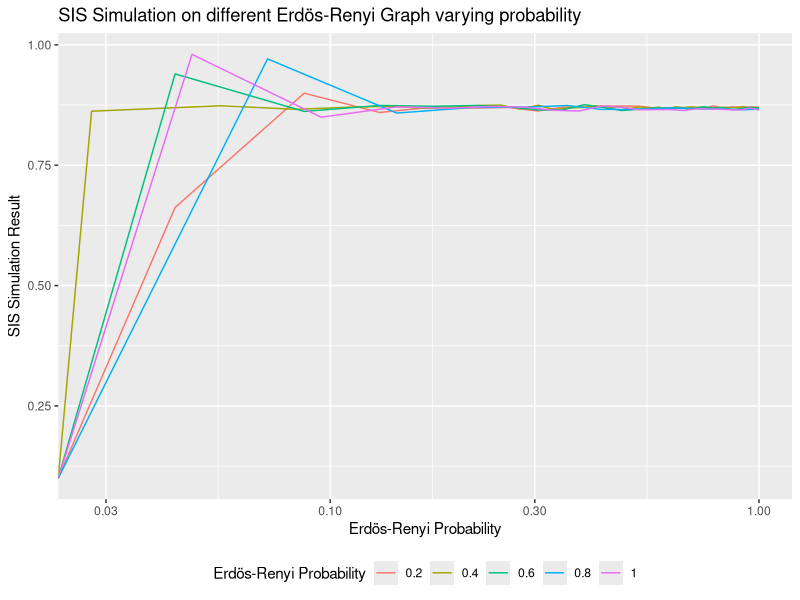
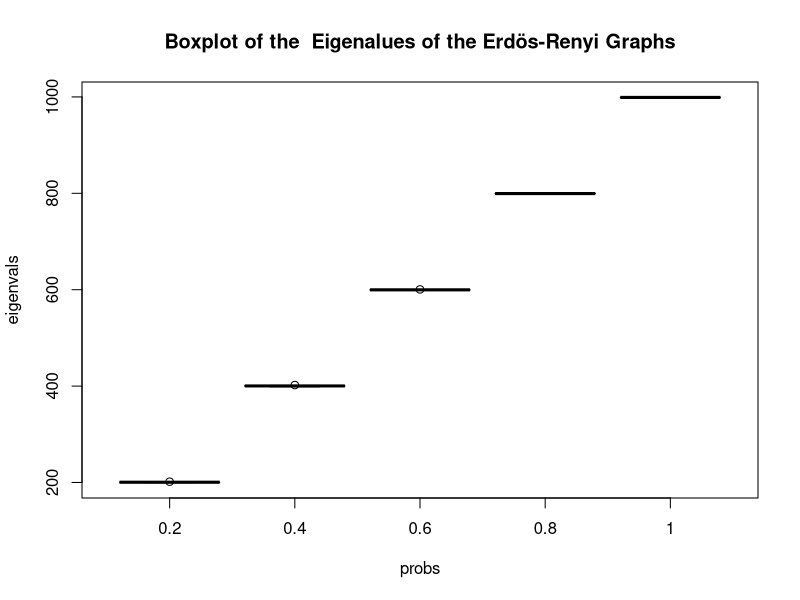

Write R code to recreate these figures, in order. (Note: a time limit stopped this script after it produced the figures.)
library(igraph)
library(xtable)
library(ggplot2)

simulate <- function(G, gamma, beta, p0) {
  curr <- rep(0., vcount(G))
  curr[sample(1:vcount(G), p0)] <- 1.
  prev <- rep(0, vcount(G))
  
  evolution <- c(sum(curr)/vcount(G))
  t <- 0
  
  prevNorm <- Inf
  while(t < 10 || abs(prevNorm - sqrt(sum((curr-prev)**2))) > 1e-1) {
    prevNorm <- sqrt(sum((curr-prev)**2))
    prev <- curr
    curr <- rep(0., vcount(G))
    
    for(node in 1:vcount(G)) {
      if(prev[node] == 1) {
        curr[node] = runif(1) > gamma
      } else {
        K <- 0
        for(neighbor in neighbors(G, node)) {
          if(prev[neighbor] == 1) {
            K <- K + 1
          }
        }
        curr[node] = runif(1) >  (1-beta)**K
      }
    }
    
    t <- t + 1
    evolution <- append(evolution, sum(curr)/vcount(G))
  }
  
  evolution
}

repetition <- function(num_rep, G, gamma, beta, p0) {
  sum_evols <- c(0,0)
  for(rep in 1:num_rep) {
    evol <- simulate(G, gamma, beta, p0)
    
    if(length(sum_evols) < length(evol)) {
      sum_evols <- append(sum_evols, rep(sum_evols[length(sum_evols)], length(evol)-length(sum_evols)))    
    } else if(length(sum_evols) > length(evol)) {
      evol <- append(evol, rep(evol[length(evol)], length(sum_evols)-length(evol)))  
    }
    
    sum_evols <- sum_evols + evol
  }
  
  sum_evols/num_rep
}


plot_erdos_renyi_eigen <- function(N,step,num_rep)  {
  probs  <- rep(seq(step,1,step), num_rep)
  eigenvals <- rep(0,length(probs))
  c <- 0
  for(p in probs) {
    c <- c + 1
    G <- erdos.renyi.game(N, p)
    eigenvals[c] <-max(eigen(as_adj(G))$values)
  }
  
  data <- data.frame(probs, eigenvals)
  boxplot(eigenvals ~ probs)
  title("Boxplot of the  Eigenalues of the Erdös-Renyi Graphs")
  data
}
"
plot_erdos_renyi <- function(N,step,num_rep, gamma) {
  plot.new()
  axis(1)
  axis(2)
  c <- 0
  for(p in seq(step,1,step)) {
    c <- c + 1
    G <- erdos.renyi.game(N, p)
    max_eigenvalue <- max(eigen(as_adj(G))$values)
    beta = gamma / max_eigenvalue + 0.05
    res <- repetition(num_rep, G, gamma, beta, 100)
    lines(seq(0,1,1/(length(res)-1)),res, col=c)
  }
  title('SIS Simulation on different Erdös-Renyi Graph varying probability')
  legend('bottomright',legend=seq(step,1,step),col=1:c, lty=1)
}
"
plot_erdos_renyi <- function(N, step, num_rep, gamma) {
  data <- data.frame()
  
  for (p in seq(step, 1, step)) {
    G <- erdos.renyi.game(N, p)
    max_eigenvalue <- max(eigen(as_adj(G))$values)
    beta <- gamma / max_eigenvalue + 0.05
    res <- repetition(num_rep, G, gamma, beta, 100)
    data <- rbind(data, data.frame(prob = p, x = seq(0, 1, 1 / (length(res) - 1)), y = res))
  }
  
  ggplot(data, aes(x = x, y = y, color = factor(prob))) +
    scale_x_log10(name = 'Erdös-Renyi Probability') +
    scale_y_continuous(name = 'SIS Simulation Result') +
    #theme_minimal() +
    labs(title = 'SIS Simulation on different Erdös-Renyi Graph varying probability') +
    theme(legend.position = 'bottom') + geom_line() +
    scale_color_discrete(name = 'Erdös-Renyi Probability')
}

##filepath to store plots
filepath<-'/home/didac/Documents/CSN/LAB/CSN-MIRI/assignment7/img'

N <-1000
step <- 0.2
num_rep <- 10
#gamma <- 0.3
listgamma <- c(0.15, 0.3, 0.45, 0.6, 0.75, 0.9)
for (gamma in listgamma){
  # This experiment  allows us to see how SIS converges  depending  on  the
  # probabiblity of Erdös-Renyi graphs
  ErdoRenyiConvergence <- plot_erdos_renyi(N,step,num_rep,gamma)
  filename<-paste0('ErdosRenyiConvergence_', gamma, 'png')
  ggsave(filename, path=filepath, device='png', plot = ErdoRenyiConvergence, width = 6, height = 4, units = 'in')
  
  # This experiment  allows us to see how much variance there is in the eigenvaleus
  # for different Erdös-Renyi graphs.

  filename<-paste0(filepath, '/ErdosRenyiEigenvalues_', gamma)
  png(filename)
  ErdoRenyiEigenvalues <- plot_erdos_renyi_eigen(N, step, num_rep)
  dev.off()
}
